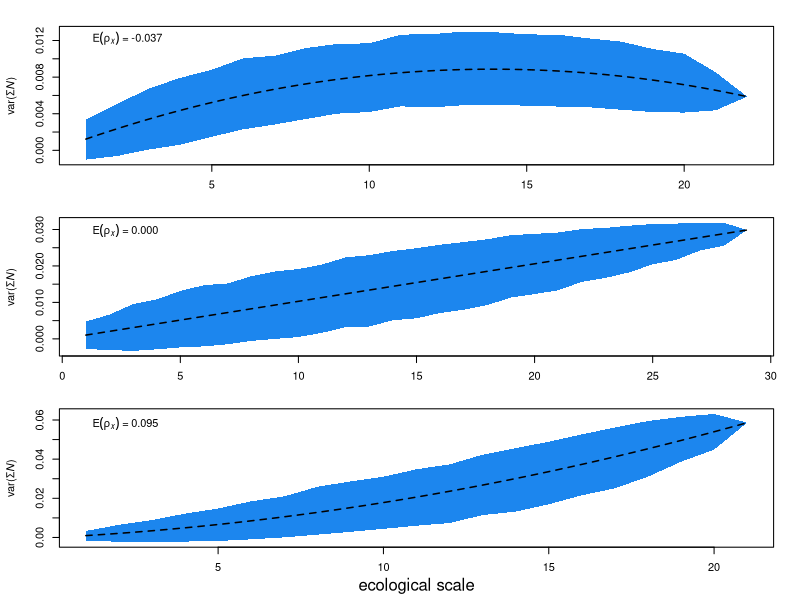

Write R code to recreate this figure.
#rm(list=ls())
collst_attributes<-c("firebrick3", "darkgoldenrod3", "dodgerblue2", "mediumpurple2", "olivedrab4", "springgreen4")
#resistance; resilience; invariability; frequency; persistence; robustness

#load data
d<-read.csv("old_field_empirical.csv")
pltlst<-paste(d$field, d$transect, d$plot) #list of plots
upltlst<-unique(pltlst) #unique plots

niter<-1000 #number of iterations
varestlst<-NULL
vlst<-rep(0, 3) #store variance
cvlst<-rep(0, 3) #store covariance
spps<-5:179 #columns with species abundance data
n<-1

set.seed(200324) #set random seed

#run sampling routine
for(k in 1:length(upltlst)) {
  ds<-d[pltlst==upltlst[k],]
  spds<-ds[,spps]
  spds<-spds[,colSums(spds)>0]
  
  cvmat<-cov(spds)
  muv<-mean(diag(cvmat),na.rm=T)
  mucv<-mean(cvmat[row(cvmat)!=col(cvmat)],na.rm=T)
  
  vlst[n]<-muv
  cvlst[n]<-mucv
  
  N<-ncol(spds)
  varest<-matrix(nrow=niter, ncol=N)
  for(i in 1:niter) {
    for(j in 1:N) {
      smp<-sample(1:N,j)
      varest[i,j]<-var(rowSums(spds[,smp,drop=FALSE]))
    }
  }
  varestlst[[n]]<-varest
  n<-n+1
}

pdf("figures/empirical_var_example.pdf", width=3, height=6, colormodel = "cmyk", useDingbats = FALSE)
par(mfrow=c(3,1), mar=c(2,4.5,2,2), oma=c(2,0,0,0))
for(i in c(3,1,2)) {
  varest<-varestlst[[i]]
  N<-ncol(varest)
  mns<-colMeans(varest)
  sds<-apply(varest, 2, sd)
  
  #plot actual relationship
  matplot(1:N, mns+sds*matrix(nrow=N, rep(c(-1, 0, 1), each=N)), lty=c(2,1,2), col=1, xlab="", ylab=expression(paste("var(", Sigma, italic(N), ")")), type="n")
  polygon(c(1:N, N:1), c(mns+sds, rev(mns-sds)), border=NA, col=collst_attributes[3])
  
  #text(1, max(mns+sds)-diff(range(mns+sds))*0.1, paste("rho =", round(crrlst[c(pmin, pmid, pmax)[i]],3)), pos = 4)
  if(i==3) {
    text(1, max(mns+sds)-diff(range(mns+sds))*0.1, expression(paste(E,(italic(rho[x])), " = -0.037")), pos = 4)
  } else if(i==1) {
    text(1, max(mns+sds)-diff(range(mns+sds))*0.1, expression(paste(E,(italic(rho[x])), " = 0.000")), pos = 4)
  } else if(i==2) {
    text(1, max(mns+sds)-diff(range(mns+sds))*0.1, expression(paste(E,(italic(rho[x])), " = 0.095")), pos = 4)
  }
  
  #analytial scaling relationship
  nsp<-1:N
  nsp_lng<-seq(1, N, length=1000)
  lines(nsp_lng, vlst[i]*nsp_lng+cvlst[i]*(nsp_lng^2-nsp_lng), col=1, lwd=1.5, lty=2)
}
mtext("ecological scale", side = 1, line=2.5)
dev.off()
